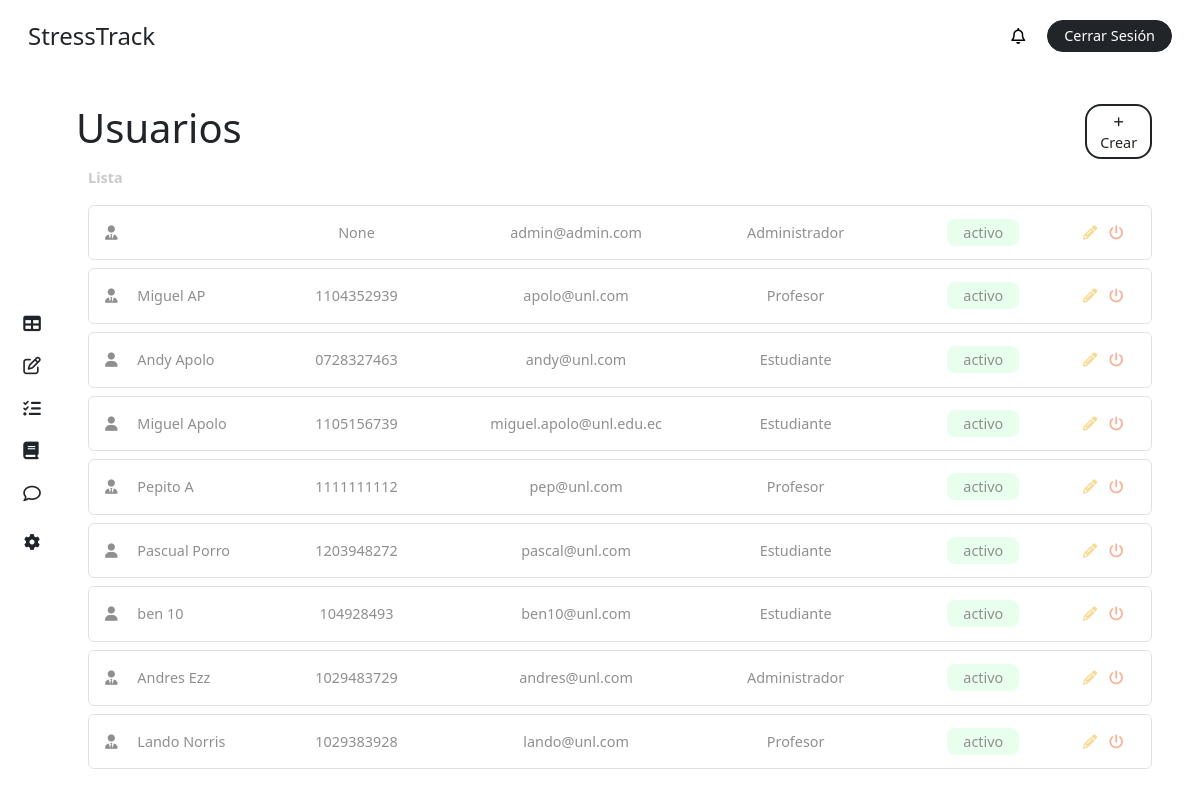
The page /users/ (signed in) on the database its author committed.
### stress/models.py (models this page shows, shortened)
class CustomUser(AbstractBaseUser, PermissionsMixin):
    ROLE_CHOICES = [
        ('student', 'Alumno'),
        ('teacher', 'Profesor'),
        ('superuser', 'Administrador'),
    ]
    first_name = models.CharField(max_length=50, blank=True)
    last_name = models.CharField(max_length=50, blank=True)
    dni = models.CharField(max_length=10, unique=True, blank=True, null=True)
    email = models.EmailField(unique=True)
    role = models.CharField(max_length=20, choices=ROLE_CHOICES, default='student')
    is_active = models.BooleanField(default=True)
    is_staff = models.BooleanField(default=False)
    stress = models.IntegerField(default=0)
    share_stress_level = models.BooleanField(default=False)
    recommendation = models.ForeignKey(Recommendation, on_delete=models.SET_NULL, null=True, blank=True, related_name='users')
    course = models.ForeignKey(Course, on_delete=models.CASCADE, related_name='students', null=True, blank=True)
    group = models.ForeignKey(Team, on_delete=models.CASCADE, related_name='members', null=True, blank=True)
    objects = CustomUserManager()
    USERNAME_FIELD = 'email'
    REQUIRED_FIELDS = []

### stress/views.py (the view, shortened to what this page needs)
# urls.py: path('users/', views.user_admin, name='users'),
@login_required
def user_admin(request):
    form = CustomUserCreationRoleForm()
    user = request.user
    users = CustomUser.objects.all()
    context = {
        'role': user.role,
        'users': users,
        'form': form,
    }
    return render(request, 'dashboard/user.html', context)

### stress/templates/dashboard/user.html (shortened to what this page needs)
{% extends "base/dashboard_base.html" %}
{% block content %}
{% include "elements/dashboard_sidebar.html" with role=role %}
<main class="main p-4 pt-2 pe-5">
  <div class="my-4">
        <div class="row">
            <div class="col-11 p-0">
                <h1 class="m-0">Usuarios</h1>
            </div>
            <div class="col-1 d-flex flex-column justify-content-center">
                <button
                    class="fs-7 text-center rounded-4 bg-white border border-dark border-2 text-dark text-decoration-none py-1 px-2"
                    data-bs-toggle="modal"
                    data-bs-target="#addUserModal"
                >
                    <i class="fa-solid fa-plus fs-8"></i> Crear
                </button>
            </div>
        </div>
        <label class="text-grisillo fw-bold my-2">
            Lista
        </label>
        {% if users %}
            {% for user in users %}
                <div class="p-3 my-2 rounded-2 text-gris border border-1">
                    <div class="row">
                        <div class="col-2">
                            {% if user.role == 'student' %}
                                <i class="fa-solid fa-user me-3"></i>
                            {% else %}
                                <i class="fa-solid fa-user-tie me-3"></i>
                            {% endif %}
                             {{ user.first_name }} {{ user.last_name }}
                        </div>
                        <div class="col-2 text-center">
                            {{ user.dni }}
                        </div>
                        <div class="col-3 text-center ">
                            {{ user.email }}
                        </div>
                        <div class="col-2 text-center">
                            {% if user.role == 'student' %}
                                Estudiante
                            {% elif user.role == 'teacher' %}
                                Profesor
                            {% else %}
                                Administrador
                            {% endif %}
                        </div>
                        <div class="col-2 text-center ">
                            {% if user.is_active %}
                                <div class="ms-4 bg-active py-1 px-3 d-inline rounded-3 fs-7">
                                    activo
                                </div>
                            {% else %}
                                <div class="ms-4 bg-incative py-1 px-3 d-inline rounded-3 fs-7">
                                    inactivo
                                </div>
                            {% endif %}
                        </div>
                        <div class="col-1 text-center">
                            <a  href="#"
                                class="mx-1 text-decoration-none text-not-bad edit-task"
                                    data-bs-toggle="modal"
                                    data-bs-target="#editUserModal{{ user.id }}"
                                    title="Editar">
                                    <i class="fa-solid fa-pencil"></i>
                            </a>
                            <a  href="{% url 'change-user-state' user.id %}"
                                class="mx-1 text-decoration-none text-not-bad edit-task text-dying"
                                title="Activar/Desactivar usuario"
                                id="update-state-user-{{ user.id }}"
                            >
                                <i class="fa-solid fa-power-off"></i>
                            </a>
                        </div>
                    </div>
                </div>
            {% endfor %}
        {% else %}
            <div class="bg-inf p-3 rounded-2 text-gris">
                <i class="fas fa-info-circle"></i> No existen usuarios por el momento.
            </div>
        {% endif %}
    </div>
</main>
{% endblock %}

### stress/static/css/main.css (style rules this page uses)
body { height: 100vh; margin: 0; padding: 0; display: grid; grid-template-columns: 4rem 1fr; grid-template-rows: 4.5rem 1fr; grid-template-areas: "header header" "side main"; gap: 0; background-color: white; }
.main { grid-area: main; overflow-y: auto; }
.fs-7 { font-size: .9rem; }
.fs-8 { font-size: .7rem !important; }
.bg-active { background-color: #e8ffee; }
.text-not-bad { color: #f8da95; }
.text-dying { color: #f9b29a; }
.text-grisillo { color: #cacaca; font-size: .9rem; }
.text-gris { color: #8f8f8f !important; font-size: .9rem; }

### rows shown on the page
CustomUser: dni "None", email "admin@admin.com", role "Administrador", is_active "activo"
CustomUser: first_name "Miguel", last_name "AP", dni "1104352939", email "apolo@unl.com", role "Profesor", is_active "activo"
CustomUser: role "student" (drawn), first_name "Andy", last_name "Apolo", dni "0728327463", email "andy@unl.com", is_active "activo"
CustomUser: role "student" (drawn), first_name "Miguel", last_name "Apolo", dni "1105156739", email "miguel.apolo@unl.edu.ec", is_active "activo"
CustomUser: first_name "Pepito", last_name "A", dni "1111111112", email "pep@unl.com", role "Profesor", is_active "activo"
CustomUser: role "student" (drawn), first_name "Pascual", last_name "Porro", dni "1203948272", email "pascal@unl.com", is_active "activo"
CustomUser: role "student" (drawn), first_name "ben", last_name "10", dni "104928493", email "ben10@unl.com", is_active "activo"
CustomUser: first_name "Andres", last_name "Ezz", dni "1029483729", email "andres@unl.com", role "Administrador", is_active "activo"
CustomUser: first_name "Lando", last_name "Norris", dni "1029383928", email "lando@unl.com", role "Profesor", is_active "activo"
